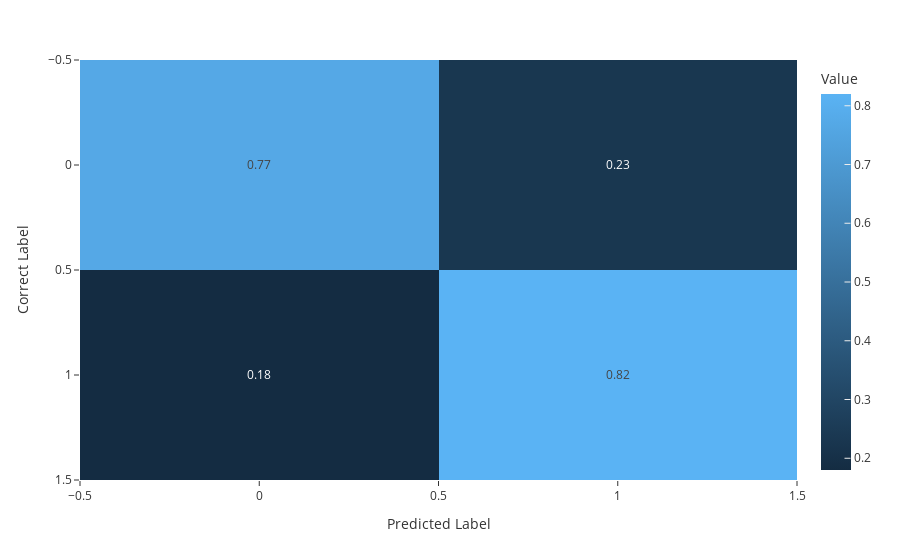

Notebook code cell kept with this figure:
### Code cell
print('accuracy_score: ',accuracy_score(y_test,y_pred))
print('recall_score: ',recall_score(y_test,y_pred))
print('jaccard_score: ',jaccard_score(y_test,y_pred))
print('f1_score: ',f1_score(y_test,y_pred))
print('precision_score: ',precision_score(y_test,y_pred))

fig = px.imshow(np.around(confusion_matrix(y_test, y_pred, normalize='true'),2), 
                template='ggplot2',
                text_auto=True, 
                aspect="True", 
                labels=dict(x="Predicted Label", y="Correct Label", color='Value'))
fig.update_xaxes(side="bottom")
fig.show()

### Figure 1 — Plotly figure (JSON) as saved in the notebook; plotly's stock layout.template omitted (floating-point values rounded to 4 significant figures)
{"data": [{"coloraxis": "coloraxis", "hovertemplate": "Predicted Label: %{x}<br>Correct Label: %{y}<br>Value: %{z}<extra></extra>", "name": "0", "texttemplate": "%{z}", "type": "heatmap", "xaxis": "x", "yaxis": "y", "z": [[0.77, 0.23], [0.18, 0.82]]}], "layout": {"coloraxis": {"colorbar": {"title": {"text": "Value"}}, "colorscale": [[0, "rgb(20,44,66)"], [1, "rgb(90,179,244)"]]}, "margin": {"t": 60}, "xaxis": {"anchor": "y", "domain": [0, 1], "side": "bottom", "title": {"text": "Predicted Label"}}, "yaxis": {"anchor": "x", "autorange": "reversed", "domain": [0, 1], "title": {"text": "Correct Label"}}}}
